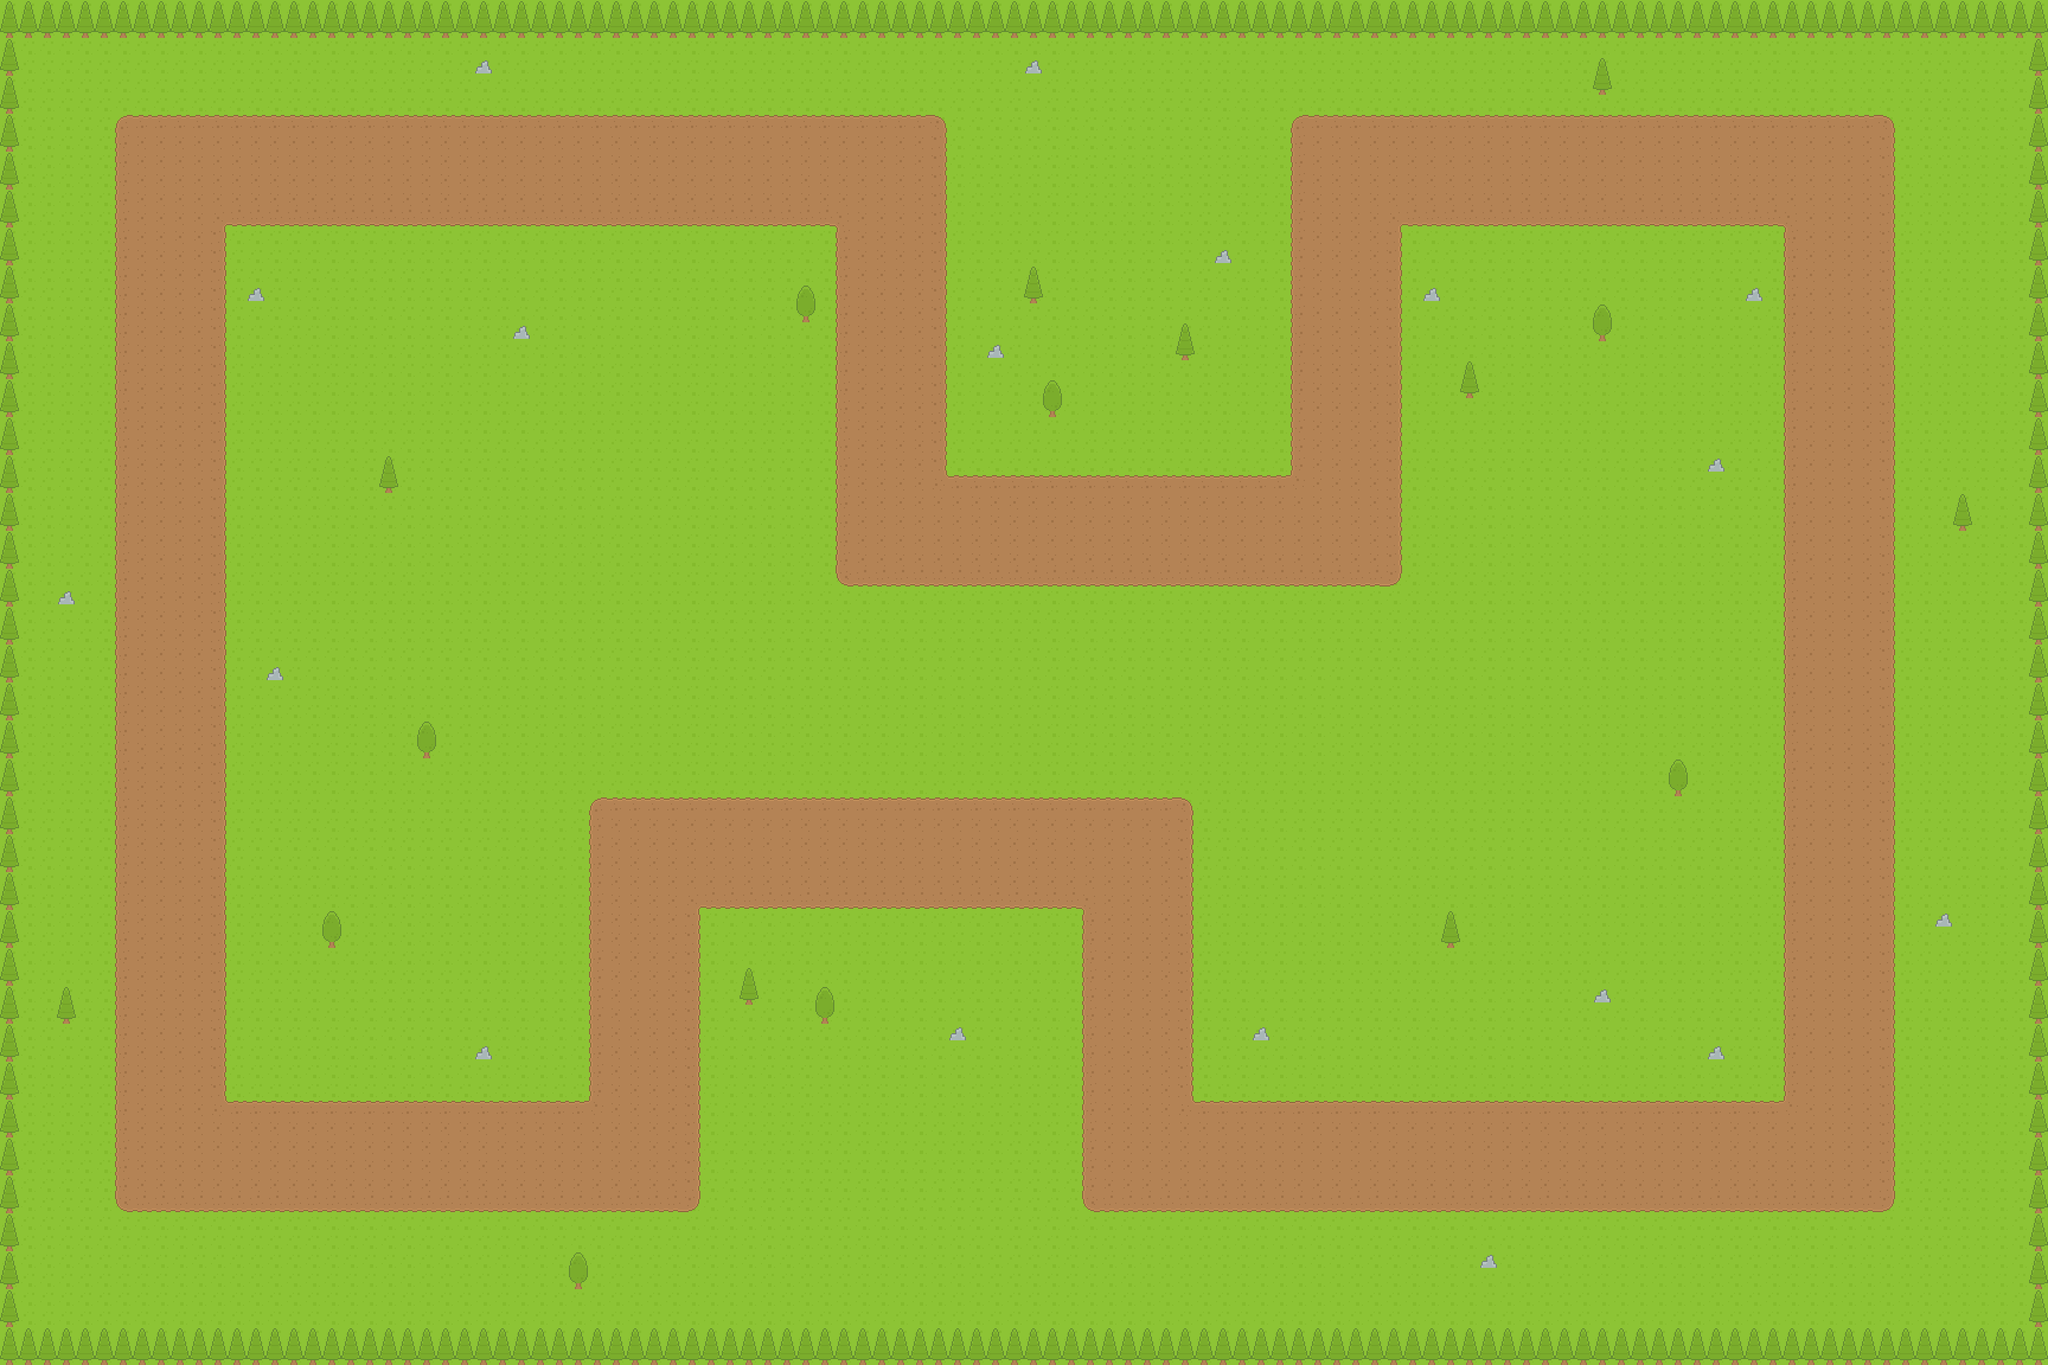

This game map was drawn from its Tiled (.tmx) file and the tilesets committed beside it. A one-line description and the trimmed map source follow:
An orthogonal 108x72 tile map with 32x32 px tiles, 2 tile layers (ground, tiles) and 45 objects (39x wall, 4x checkpoint, start, finish).

<map version="1.10" tiledversion="1.11.2" orientation="orthogonal" renderorder="right-down" width="108" height="72" tilewidth="32" tileheight="32" infinite="0" nextlayerid="5" nextobjectid="46">
 <editorsettings>
  <export target="level.json" format="json" />
 </editorsettings>
 <tileset firstgid="1" name="tileset" tilewidth="32" tileheight="32" spacing="4" margin="2" tilecount="20" columns="5">
  <image source="images/tileset.png" width="180" height="144" />
  <tile id="0" type="dirt">
   <properties>
    <property name="isTrack" type="bool" value="true" />
   </properties>
  </tile>
  <tile id="1" type="dirt_e">
   <properties>
    <property name="isTrack" type="bool" value="true" />
   </properties>
  </tile>
  <tile id="2" type="dirt_n">
   <properties>
    <property name="isTrack" type="bool" value="true" />
   </properties>
  </tile>
  <tile id="3" type="dirt_ne">
   <properties>
    <property name="isTrack" type="bool" value="true" />
   </properties>
  </tile>
  <tile id="4" type="dirt_notch_ne">
   <properties>
    <property name="isTrack" type="bool" value="true" />
   </properties>
  </tile>
  <tile id="5" type="dirt_notch_nw">
   <properties>
    <property name="isTrack" type="bool" value="true" />
   </properties>
  </tile>
  <tile id="6" type="dirt_notch_se">
   <properties>
    <property name="isTrack" type="bool" value="true" />
   </properties>
  </tile>
  <tile id="7" type="dirt_notch_sw">
   <properties>
    <property name="isTrack" type="bool" value="true" />
   </properties>
  </tile>
  <tile id="8" type="dirt_nw">
   <properties>
    <property name="isTrack" type="bool" value="true" />
   </properties>
  </tile>
  <tile id="9" type="dirt_s">
   <properties>
    <property name="isTrack" type="bool" value="true" />
   </properties>
  </tile>
  <tile id="10" type="dirt_se">
   <properties>
    <property name="isTrack" type="bool" value="true" />
   </properties>
  </tile>
  <tile id="11" type="dirt_sw">
   <properties>
    <property name="isTrack" type="bool" value="true" />
   </properties>
  </tile>
  <tile id="12" type="dirt_w">
   <properties>
    <property name="isTrack" type="bool" value="true" />
   </properties>
  </tile>
  <tile id="13" type="grass" />
  <tile id="14" type="pine_bottom" />
  <tile id="15" type="pine_top" />
  <tile id="16" type="rock" />
  <tile id="17" type="tree_bottom" />
  <tile id="18" type="tree_top" />
 </tileset>
 <layer id="1" name="ground" width="108" height="72">
  <data>[7776 cells, 7776 non-empty, 1 distinct tile ids]</data>
 </layer>
 <layer id="2" name="tiles" width="108" height="72">
  <data>[7776 cells, 2720 non-empty, 18 distinct tile ids]</data>
 </layer>
 <objectgroup id="3" name="physics" visible="0">
  <object id="1" type="wall" x="0" y="0" width="3456" height="64">
   <properties>
    <property name="bodyType" value="static" />
    <property name="bounce" type="float" value="0.3" />
    <property name="friction" type="float" value="0.3" />
   </properties>
  </object>
  <object id="2" type="wall" x="0" y="64" width="32" height="2176">
   <properties>
    <property name="bodyType" value="static" />
    <property name="bounce" type="float" value="0.3" />
    <property name="friction" type="float" value="0.3" />
   </properties>
  </object>
  <object id="3" type="wall" x="3424" y="64" width="32" height="2176">
   <properties>
    <property name="bodyType" value="static" />
    <property name="bounce" type="float" value="0.3" />
    <property name="friction" type="float" value="0.3" />
   </properties>
  </object>
  <object id="4" type="wall" x="800" y="96" width="32" height="32">
   <properties>
    <property name="bodyType" value="static" />
    <property name="bounce" type="float" value="0.3" />
    <property name="friction" type="float" value="0.3" />
   </properties>
  </object>
  <object id="5" type="wall" x="1728" y="96" width="32" height="32">
   <properties>
    <property name="bodyType" value="static" />
    <property name="bounce" type="float" value="0.3" />
    <property name="friction" type="float" value="0.3" />
   </properties>
  </object>
  <object id="6" type="wall" x="2688" y="96" width="32" height="64">
   <properties>
    <property name="bodyType" value="static" />
    <property name="bounce" type="float" value="0.3" />
    <property name="friction" type="float" value="0.3" />
   </properties>
  </object>
  <object id="7" type="wall" x="2048" y="416" width="32" height="32">
   <properties>
    <property name="bodyType" value="static" />
    <property name="bounce" type="float" value="0.3" />
    <property name="friction" type="float" value="0.3" />
   </properties>
  </object>
  <object id="8" type="wall" x="1728" y="448" width="32" height="64">
   <properties>
    <property name="bodyType" value="static" />
    <property name="bounce" type="float" value="0.3" />
    <property name="friction" type="float" value="0.3" />
   </properties>
  </object>
  <object id="9" type="wall" x="416" y="480" width="32" height="32">
   <properties>
    <property name="bodyType" value="static" />
    <property name="bounce" type="float" value="0.3" />
    <property name="friction" type="float" value="0.3" />
   </properties>
  </object>
  <object id="10" type="wall" x="1344" y="480" width="32" height="64">
   <properties>
    <property name="bodyType" value="static" />
    <property name="bounce" type="float" value="0.3" />
    <property name="friction" type="float" value="0.3" />
   </properties>
  </object>
  <object id="11" type="wall" x="2400" y="480" width="32" height="32">
   <properties>
    <property name="bodyType" value="static" />
    <property name="bounce" type="float" value="0.3" />
    <property name="friction" type="float" value="0.3" />
   </properties>
  </object>
  <object id="12" type="wall" x="2944" y="480" width="32" height="32">
   <properties>
    <property name="bodyType" value="static" />
    <property name="bounce" type="float" value="0.3" />
    <property name="friction" type="float" value="0.3" />
   </properties>
  </object>
  <object id="13" type="wall" x="2688" y="512" width="32" height="64">
   <properties>
    <property name="bodyType" value="static" />
    <property name="bounce" type="float" value="0.3" />
    <property name="friction" type="float" value="0.3" />
   </properties>
  </object>
  <object id="14" type="wall" x="864" y="544" width="32" height="32">
   <properties>
    <property name="bodyType" value="static" />
    <property name="bounce" type="float" value="0.3" />
    <property name="friction" type="float" value="0.3" />
   </properties>
  </object>
  <object id="15" type="wall" x="1984" y="544" width="32" height="64">
   <properties>
    <property name="bodyType" value="static" />
    <property name="bounce" type="float" value="0.3" />
    <property name="friction" type="float" value="0.3" />
   </properties>
  </object>
  <object id="16" type="wall" x="1664" y="576" width="32" height="32">
   <properties>
    <property name="bodyType" value="static" />
    <property name="bounce" type="float" value="0.3" />
    <property name="friction" type="float" value="0.3" />
   </properties>
  </object>
  <object id="17" type="wall" x="2464" y="608" width="32" height="64">
   <properties>
    <property name="bodyType" value="static" />
    <property name="bounce" type="float" value="0.3" />
    <property name="friction" type="float" value="0.3" />
   </properties>
  </object>
  <object id="18" type="wall" x="1760" y="640" width="32" height="64">
   <properties>
    <property name="bodyType" value="static" />
    <property name="bounce" type="float" value="0.3" />
    <property name="friction" type="float" value="0.3" />
   </properties>
  </object>
  </objectgroup>
 <objectgroup id="4" name="game" visible="0">
  <!-- 6 objects omitted --></objectgroup>
</map>
<!-- 27 of 45 objects omitted -->
